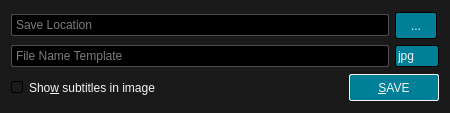
<?xml version="1.0" encoding="UTF-8"?>
<ui version="4.0">
 <class>ScreenshotDialog</class>
 <widget class="QDialog" name="ScreenshotDialog">
  <property name="geometry">
   <rect>
    <x>0</x>
    <y>0</y>
    <width>450</width>
    <height>113</height>
   </rect>
  </property>
  <property name="windowTitle">
   <string>Take Screenshot</string>
  </property>
  <property name="styleSheet">
   <string notr="true">QWidget {
	font: 12px &quot;Noto Sans&quot;, &quot;FreeSans&quot;;
	background: #1A1A1A;
	color: whitesmoke;
}

/* QCheckBox */

QCheckBox::indicator,
QGroupBox::indicator{
	width: 10px;
	height: 10px;
	border: 1px solid black;
	border-radius: 2px;
}
QCheckBox::indicator:unchecked,
QGroupBox::indicator:unchecked {
	background: #424242;
	image: none;
}
QCheckBox::indicator:checked,
QGroupBox::indicator:checked {
	background: #008098;
	image: url(:/img/checked.svg);
}

/* QComboBox */

QComboBox {
	background: #008098;
	border: 1px solid black;
	border-radius: 2px;
	padding: 2px;
}
QComboBox::drop-down {
    border: none;
}
QComboBox::down-arrow {
	image: url(:/img/down-arrow.svg);
}

/* QLineEdit */

QLineEdit {
	background: black;
	border: 1px solid #4C4C4C;
	border-radius: 2px;
	padding: 2px;
}
QLineEdit:focus {
    border: 1px solid #008098;
}

/* QPushButton */

QPushButton {
    background: #008098;
	color: whitesmoke;
	border: 1px solid black;
	border-radius: 2px;
    min-width: 88px;
	min-height: 25px;
}
QPushButton:default {
	border: 1px solid whitesmoke;
}
QPushButton:pressed {
    background: #005A6A;
}
QPushButton:disabled {
	background: black;
	border: 1px solid #008098;
    color: #B8B8B8;
}</string>
  </property>
  <layout class="QVBoxLayout" name="verticalLayout">
   <item>
    <layout class="QGridLayout" name="gridLayout">
     <item row="0" column="1">
      <widget class="QPushButton" name="browseButton">
       <property name="sizePolicy">
        <sizepolicy hsizetype="Fixed" vsizetype="Fixed">
         <horstretch>0</horstretch>
         <verstretch>0</verstretch>
        </sizepolicy>
       </property>
       <property name="styleSheet">
        <string notr="true">QPushButton {
    min-width: 40px;
}</string>
       </property>
       <property name="text">
        <string>...</string>
       </property>
       <property name="autoDefault">
        <bool>false</bool>
       </property>
      </widget>
     </item>
     <item row="0" column="0">
      <widget class="QLineEdit" name="locationEdit">
       <property name="placeholderText">
        <string>Save Location</string>
       </property>
      </widget>
     </item>
     <item row="1" column="0">
      <widget class="QLineEdit" name="templateEdit">
       <property name="placeholderText">
        <string>File Name Template</string>
       </property>
      </widget>
     </item>
     <item row="1" column="1">
      <widget class="QComboBox" name="formatComboBox">
       <property name="sizePolicy">
        <sizepolicy hsizetype="Fixed" vsizetype="Fixed">
         <horstretch>0</horstretch>
         <verstretch>0</verstretch>
        </sizepolicy>
       </property>
       <item>
        <property name="text">
         <string>jpg</string>
        </property>
       </item>
       <item>
        <property name="text">
         <string>png</string>
        </property>
       </item>
       <item>
        <property name="text">
         <string>tga</string>
        </property>
       </item>
      </widget>
     </item>
    </layout>
   </item>
   <item>
    <layout class="QHBoxLayout" name="horizontalLayout">
     <item>
      <widget class="QCheckBox" name="subtitlesCheckBox">
       <property name="text">
        <string>Sho&amp;w subtitles in image</string>
       </property>
       <property name="checked">
        <bool>true</bool>
       </property>
      </widget>
     </item>
     <item>
      <spacer name="horizontalSpacer">
       <property name="orientation">
        <enum>Qt::Horizontal</enum>
       </property>
       <property name="sizeHint" stdset="0">
        <size>
         <width>40</width>
         <height>20</height>
        </size>
       </property>
      </spacer>
     </item>
     <item>
      <widget class="QPushButton" name="saveButton">
       <property name="sizePolicy">
        <sizepolicy hsizetype="Fixed" vsizetype="Fixed">
         <horstretch>0</horstretch>
         <verstretch>0</verstretch>
        </sizepolicy>
       </property>
       <property name="text">
        <string>&amp;SAVE</string>
       </property>
       <property name="default">
        <bool>true</bool>
       </property>
      </widget>
     </item>
    </layout>
   </item>
  </layout>
 </widget>
 <tabstops>
  <tabstop>locationEdit</tabstop>
  <tabstop>browseButton</tabstop>
  <tabstop>templateEdit</tabstop>
  <tabstop>formatComboBox</tabstop>
  <tabstop>subtitlesCheckBox</tabstop>
  <tabstop>saveButton</tabstop>
 </tabstops>
 <resources/>
 <connections/>
</ui>
